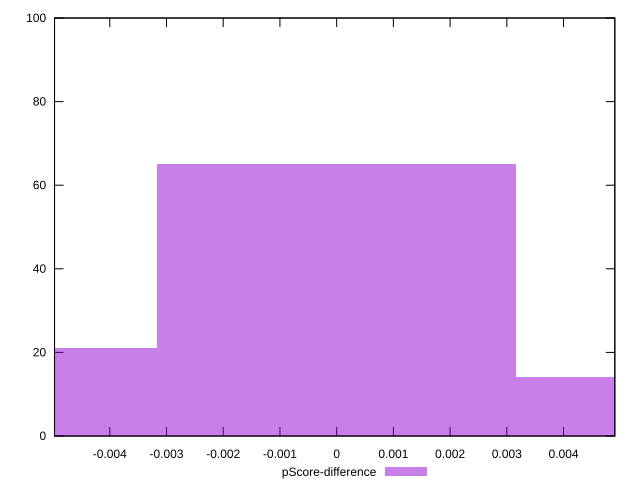

The gnuplot source for this figure:
reset

$pScoreDifference <<EOF
-0.006332867818847585 21
0.006332867818847585 14
0 65
EOF

set key outside below
set boxwidth 0.006332867818847585
set xrange [-0.004973697535324617:0.004903864513643219]
set yrange [0:100]
set trange [0:100]
set style fill transparent solid 0.5 noborder
set terminal svg size 640, 490 enhanced background rgb 'white'
set output "report_00013_2021-02-09T12-04-24.940Z/total-blocking-time/samples/pages+cached+noadtech+nomedia/pScore-difference/histogram.svg"

plot $pScoreDifference title "pScore-difference" with boxes

reset
